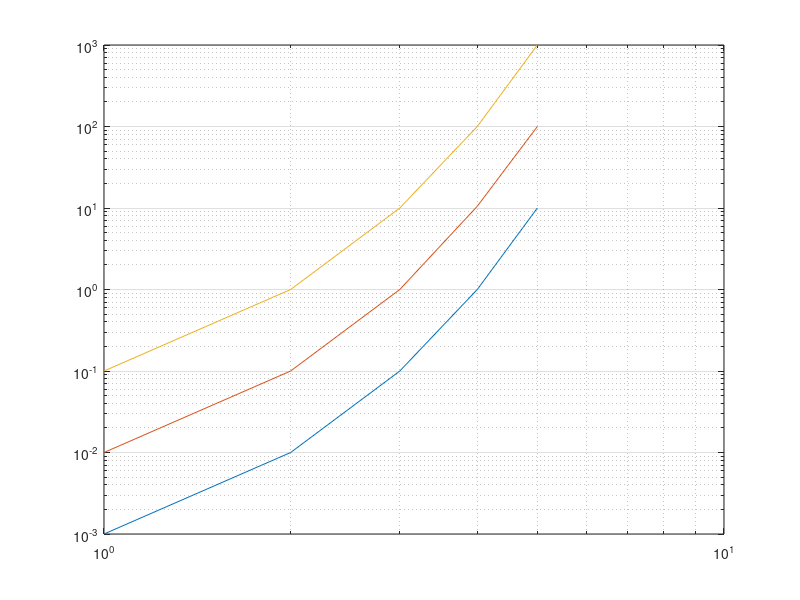

MATLAB code for this plot:
y = [0.001 0.01 0.1 1 10 100];
loglog(y)
grid on;
y = [0.0010    0.0100    0.1000
     0.0100    0.1000    1.0000
     0.1000    1.0000   10.0000
     1.0000   10.5000  100.0000
    10.0000  100.0000 1000.0000];

loglog(y)
grid on;
